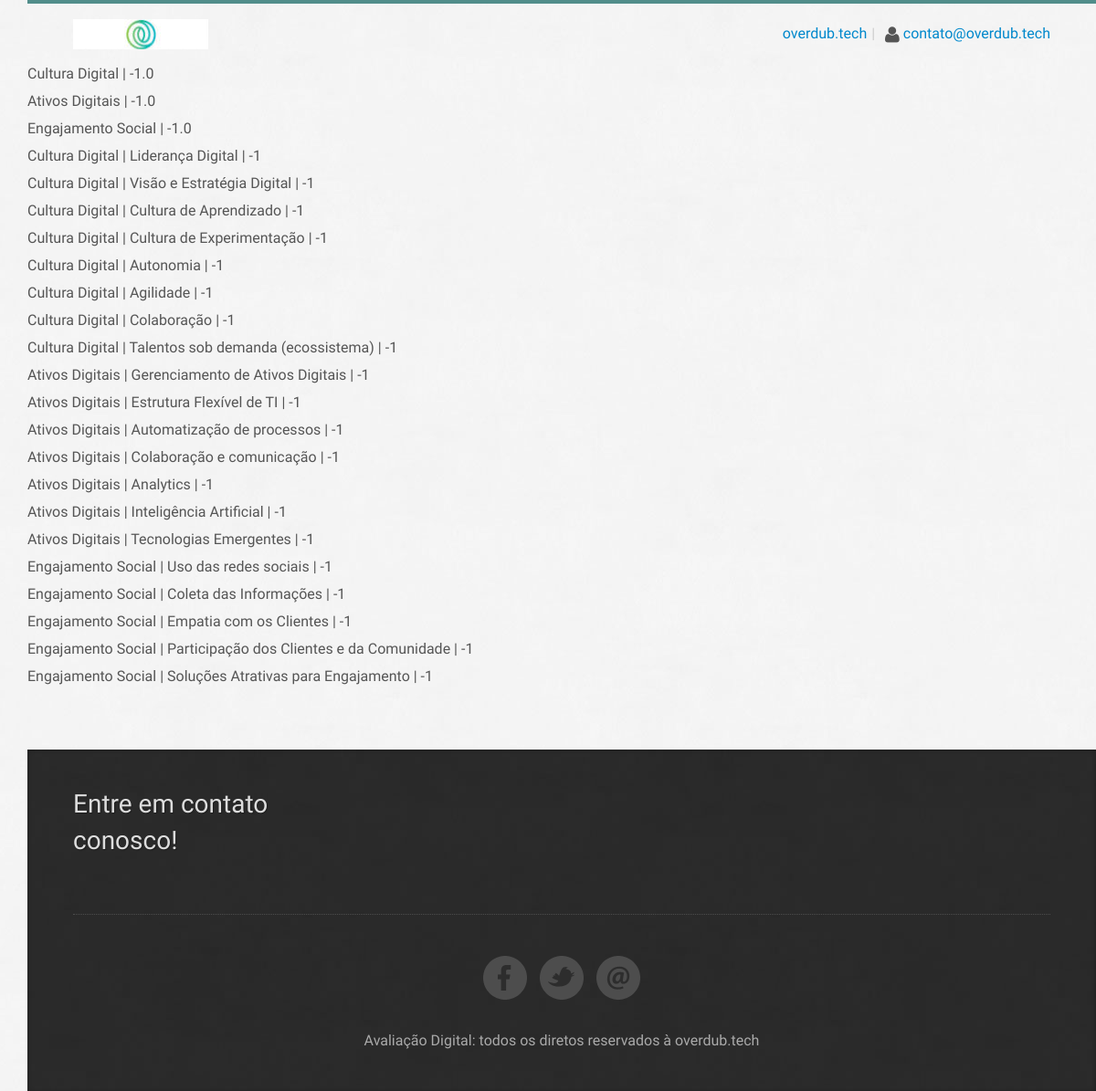
Screenshot of /maturity/assessments/results/37 with the database file from the repository.
### maturity/models.py (models this page shows, shortened)
class DimensionResult(models.Model):
    assessment = models.ForeignKey(Assessment, on_delete=models.CASCADE)
    dimension = models.ForeignKey(Dimension, on_delete=models.CASCADE)
    value = models.FloatField()

class Dimension(models.Model):
    dimension_name = models.CharField(max_length=64)
    dimension_description = models.CharField(max_length=500)

class AssessmentAnswer(models.Model):
    assessment = models.ForeignKey(Assessment, on_delete=models.CASCADE)
    criteria = models.ForeignKey(Criteria, on_delete=models.CASCADE)
    value = models.IntegerField()
    def get_criteria_name(self):
        return str(self.criteria)

class Criteria(models.Model):
    dimension = models.ForeignKey(Dimension, on_delete=models.CASCADE)
    criteria_name = models.CharField(max_length=64)
    criteria_description = models.CharField(max_length=500)
    def __str__(self):
        return self.criteria_name

### maturity/views.py (the view)
# urls.py: path('assessments/results/<int:pk>', views.ResultsView.as_view(), name='results')]
class ResultsView(generic.DetailView):
    model = Assessment
    template_name = 'html5boilerplate/results.html'

### maturity/templates/html5boilerplate/results.html (shortened to what this page needs)
{% load static %}
<!doctype html>
<html class="no-js" lang="">
    <head>
        <link rel="stylesheet" href="css/normalize.css">
        <link rel="stylesheet" href="css/main.css">
        <link rel="stylesheet" href="{% static 'assets/bootstrap/css/bootstrap.min.css' %}">
        <link rel="stylesheet" href="{% static 'assets/prettyPhoto/css/prettyPhoto.css' %}">
        <link rel="stylesheet" href="{% static 'assets/font-awesome/css/font-awesome.css' %}">
        <link rel="stylesheet" href="{% static 'assets/css/social-icons.css' %}">
        <link rel="stylesheet" href="{% static 'assets/css/ebook-style.css' %}">
    </head>
    <body>
        <div class="container">
            <div class="header row">
                <div class="logo span4">
                    <h2><a href="">Avaliação Digital</a></h2>
                </div>
                <div class="tel-skype span8">
                    <p><a href="https://overdub.tech">overdub.tech</a><span class="pipe">|</span> <i class="icon-user"></i> <a href="mailto:contato@overdub.tech">contato@overdub.tech</a> </p>
                </div>
            </div>
        </div>
        <div class="container">
            <div class="row">
                <div class="span12">
                    {% for result in assessment.dimensionresult_set.all %}
                        <p>{{ result.dimension.dimension_name }} |
                           {{ result.value }}</p>
                    {% endfor %}
                </div>
            </div>
        </div>
        <div class="container">
            <div class="row">
                <div class="span12">
                    {% for answer in assessment.assessmentanswer_set.all %}
                        <p>{{ answer.criteria.dimension.dimension_name }} |
                           {{ answer.get_criteria_name }} |
                           {{ answer.value }}</p>
                    {% endfor %}
                </div>
            </div>
        </div>
        <footer>
            <div class="container">
                <div class="row">
                    <div class="span4 contact-us">
                        <h3><a href="https://overdub.tech/sobre">Entre em contato conosco!</a></h3>
                    </div>
                </div>
                <div class="row">
                    <div class="span12">
                        <div class="social-links">
                            <a class="facebook" href="https://www.facebook.com/overdub.tech/"></a>
                            <a class="twitter" href="https://twitter.com/@overdubtech/"></a>
                            <a class="email" href="mailto:contato@overdub.tech"></a>
                        </div>
                    </div>
                </div>
                <div class="row">
                    <div class="span12 copyright">
                        <p>Avaliação Digital: todos os diretos reservados à overdub.tech</p>
                    </div>
                </div>
            </div>
        </footer>
    </body>
</html>

### maturity/templates/html5boilerplate/css/main.css (style rules this page uses)
html { color: #222; font-size: 1em; line-height: 1.4; }

### maturity/static/assets/css/ebook-style.css (style rules this page uses)
body { background: #f8f8f8 url(../img/pattern.jpg); border-top: 4px solid #518d8a; font-family: 'PT Sans', Helvetica, Arial, sans-serif; font-size: 16px; font-weight: 400; color: #555; text-align: left; }
.logo h2 { margin-top: 7px; padding-left: 50px; font-size: 28px; font-weight: 400; color: #555; text-transform: uppercase; }
.logo a { display: inline-block; width: 166px; height: 33px; margin-top: 10px; background: url(../img/overdub.jpg) left top no-repeat; color: #555; text-indent: -9999px; text-decoration: none; -o-transition: all .2s; -moz-transition: all .2s; -webkit-transition: all .2s; -ms-transition: all .2s; }
.tel-skype p { margin-top: 18px; padding-right: 50px; text-align: right; line-height: 30px; }
.tel-skype i { font-size: 20px; vertical-align: middle; }
.tel-skype .pipe { margin: 0 7px 0 5px; color: #ccc; }
footer { margin-top: 60px; padding: 30px 0; background: #2d2d2d url(../img/pattern-3.jpg); -moz-box-shadow: 0 1px 5px 0 rgba(0,0,0,.3) inset; -webkit-box-shadow: 0 1px 5px 0 rgba(0,0,0,.3) inset; box-shadow: 0 1px 5px 0 rgba(0,0,0,.3) inset; color: #aaa; }
footer h3 { margin-left: 50px; padding-bottom: 10px; font-size: 28px; font-weight: 400; color: #ddd; text-shadow: 1px 1px 1px rgba(0,0,0,.3); }
footer p { line-height: 30px; }
footer a { color: #ddd; -o-transition: all .2s; -moz-transition: all .2s; -webkit-transition: all .2s; -ms-transition: all .2s; }
.social-links { margin: 40px 50px 0 50px; padding-top: 40px; border-top: 1px dotted #4d4d4d; text-align: center; }
.copyright { margin-top: 20px; text-align: center; }

### rows the page displays
DimensionResult: dimension.dimension_name "Cultura Digital", value "-1.0"
DimensionResult: dimension.dimension_name "Ativos Digitais", value "-1.0"
DimensionResult: dimension.dimension_name "Engajamento Social", value "-1.0"
AssessmentAnswer: criteria.dimension.dimension_name "Cultura Digital", get_criteria_name "Liderança Digital", value "-1"
AssessmentAnswer: criteria.dimension.dimension_name "Cultura Digital", get_criteria_name "Visão e Estratégia Digital", value "-1"
AssessmentAnswer: criteria.dimension.dimension_name "Cultura Digital", get_criteria_name "Cultura de Aprendizado", value "-1"
AssessmentAnswer: criteria.dimension.dimension_name "Cultura Digital", get_criteria_name "Cultura de Experimentação", value "-1"
AssessmentAnswer: criteria.dimension.dimension_name "Cultura Digital", get_criteria_name "Autonomia", value "-1"
AssessmentAnswer: criteria.dimension.dimension_name "Cultura Digital", get_criteria_name "Agilidade", value "-1"
AssessmentAnswer: criteria.dimension.dimension_name "Cultura Digital", get_criteria_name "Colaboração", value "-1"
AssessmentAnswer: criteria.dimension.dimension_name "Cultura Digital", get_criteria_name "Talentos sob demanda (ecossistema)", value "-1"
AssessmentAnswer: criteria.dimension.dimension_name "Ativos Digitais", get_criteria_name "Gerenciamento de Ativos Digitais", value "-1"
AssessmentAnswer: criteria.dimension.dimension_name "Ativos Digitais", get_criteria_name "Estrutura Flexível de TI", value "-1"
AssessmentAnswer: criteria.dimension.dimension_name "Ativos Digitais", get_criteria_name "Automatização de processos", value "-1"
AssessmentAnswer: criteria.dimension.dimension_name "Ativos Digitais", get_criteria_name "Colaboração e comunicação", value "-1"
AssessmentAnswer: criteria.dimension.dimension_name "Ativos Digitais", get_criteria_name "Analytics", value "-1"
AssessmentAnswer: criteria.dimension.dimension_name "Ativos Digitais", get_criteria_name "Inteligência Artificial", value "-1"
AssessmentAnswer: criteria.dimension.dimension_name "Ativos Digitais", get_criteria_name "Tecnologias Emergentes", value "-1"
AssessmentAnswer: criteria.dimension.dimension_name "Engajamento Social", get_criteria_name "Uso das redes sociais", value "-1"
AssessmentAnswer: criteria.dimension.dimension_name "Engajamento Social", get_criteria_name "Coleta das Informações", value "-1"
AssessmentAnswer: criteria.dimension.dimension_name "Engajamento Social", get_criteria_name "Empatia com os Clientes", value "-1"
AssessmentAnswer: criteria.dimension.dimension_name "Engajamento Social", get_criteria_name "Participação dos Clientes e da Comunidade", value "-1"
AssessmentAnswer: criteria.dimension.dimension_name "Engajamento Social", get_criteria_name "Soluções Atrativas para Engajamento", value "-1"
